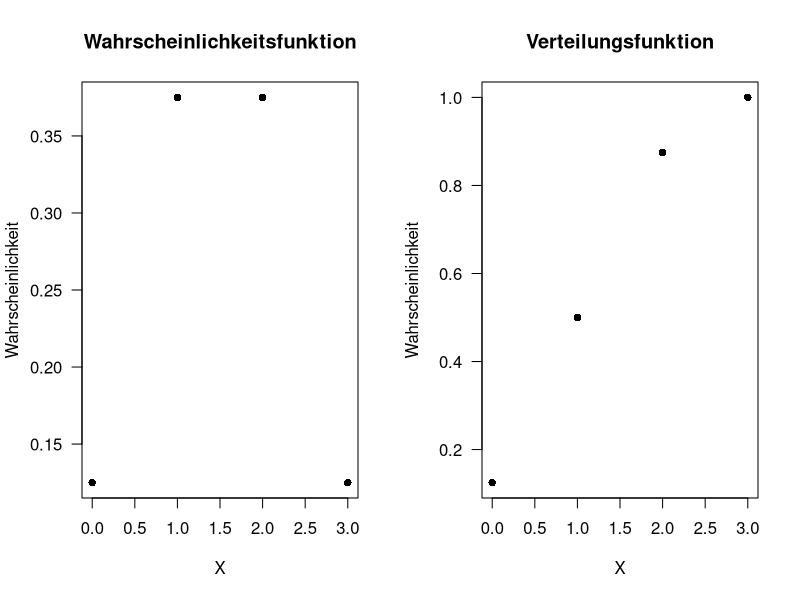
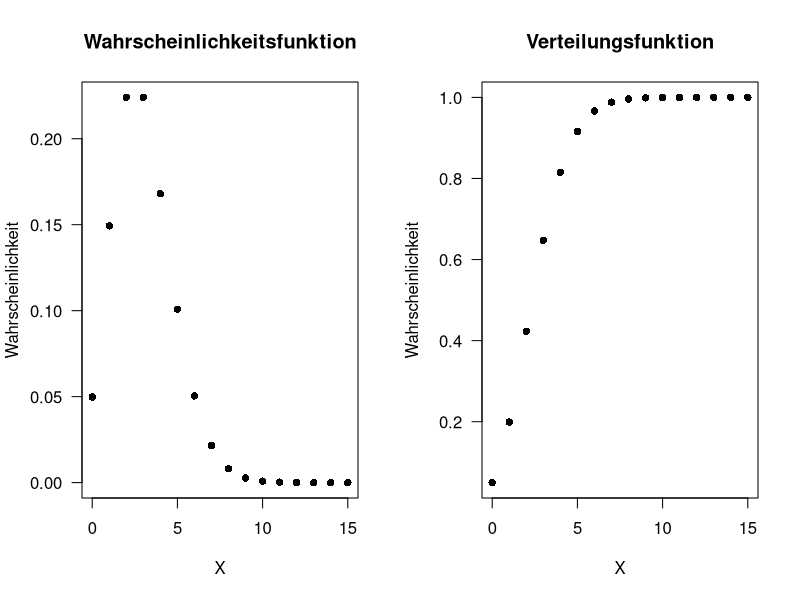
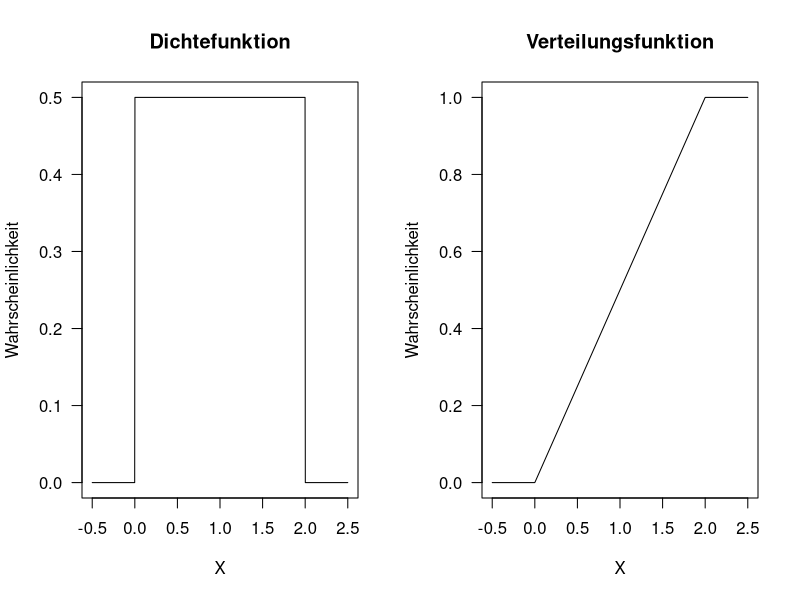
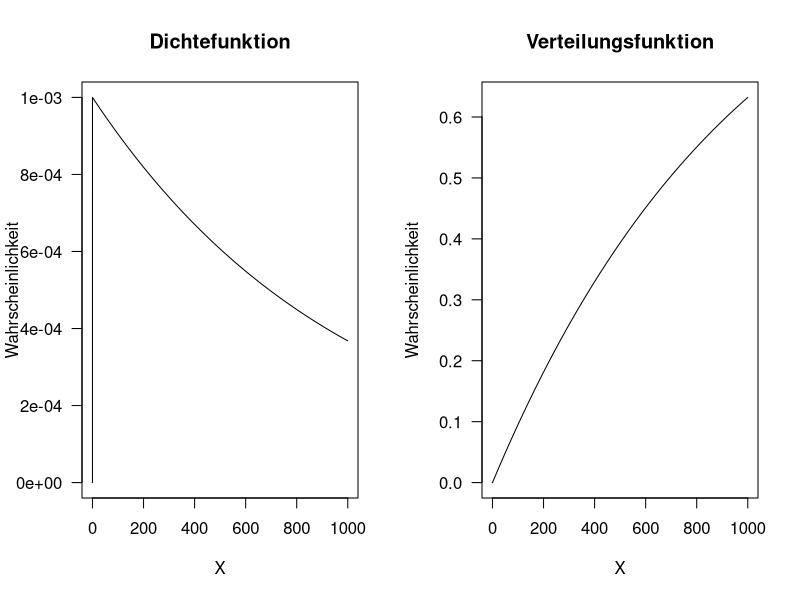
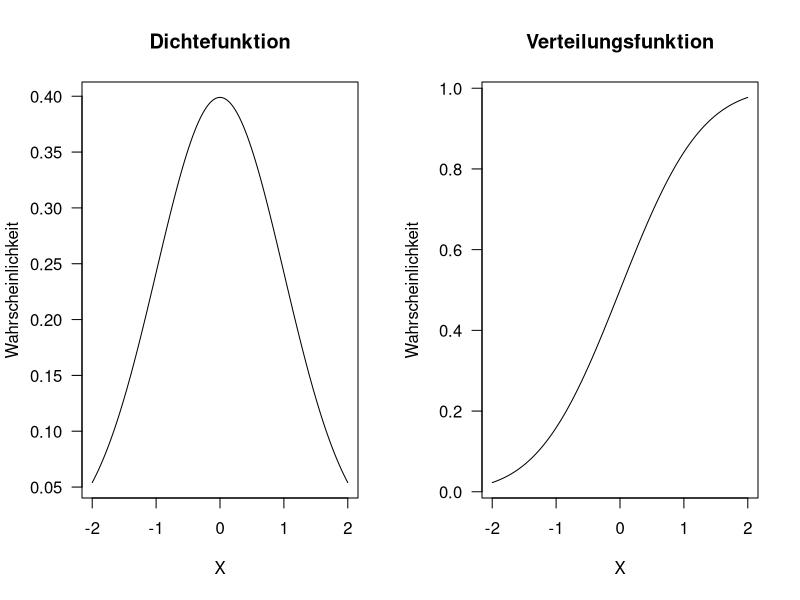

R code for these plots, in order:
#### VL05 Grundlagen III ####
#############################

set.seed(30041777) # Geburtsdatum Gauss

## Binomialverteilung
dbinom(x=0:3,size=3,prob=0.5)
pbinom(q=0:3,size=3,prob=0.5)
qbinom(p=0.5,size=3,prob=0.5)
rbinom(n=3,size=3,prob=0.5)

par(mfrow=c(1,2))
vals <- 0:3
plot(vals,dbinom(vals,3,0.5),main="Wahrscheinlichkeitsfunktion",xlab="X",ylab="Wahrscheinlichkeit",
     las=1,pch=16)
plot(vals,pbinom(vals,3,0.5),main="Verteilungsfunktion",xlab="X",ylab="Wahrscheinlichkeit",
     las=1,pch=16)

## Poissonverteilung
dpois(x=0:5,lambda= 3)
ppois(q=0:5,lambda= 3)
qpois(p=0.1991483,lambda=3)
rpois(n=1,lambda= 3)

vals <- 0:15
plot(vals,dpois(vals,3),main="Wahrscheinlichkeitsfunktion",xlab="X",ylab="Wahrscheinlichkeit",
     las=1,pch=16)
plot(vals,ppois(vals,3),main="Verteilungsfunktion",xlab="X",ylab="Wahrscheinlichkeit",
     las=1,pch=16)

## Gleichverteilung
dunif(x = 1, min= 0, max= 2)
punif(q = 1.5, min= 0, max= 2)
qunif(p = 0.75, min= 0, max= 2)
runif(n = 3, min= 0, max= 2)

vals <- seq(-0.5,2.5,length.out=1000)
plot(vals,dunif(vals,0,2),main="Dichtefunktion",xlab="X",ylab="Wahrscheinlichkeit",
     las=1,type="l")
plot(vals,punif(vals,0,2),main="Verteilungsfunktion",xlab="X",ylab="Wahrscheinlichkeit",
     las=1,type="l")

## Exponentialverteilung
dexp(x=100,rate=0.006)
pexp(q=200,rate=0.006)
qexp(p=0.6988058, rate = 0.006)
rexp(n=3, rate= 0.006)

vals <- seq(-1,1000,by=0.1)
Rate <- 1e-3
plot(vals,dexp(vals,Rate),main="Dichtefunktion",xlab="X",ylab="Wahrscheinlichkeit",
     las=1,type="l")
plot(vals,pexp(vals,Rate),main="Verteilungsfunktion",xlab="X",ylab="Wahrscheinlichkeit",
     las=1,type="l")

## Gaußsche Normalverteilung
dnorm(x=190,mean=183,sd=14)
pnorm(q=190,mean=183,sd=14)
qnorm(p=0.6914625,mean=183,sd=14)
rnorm(n=3,mean=183,sd=14)

vals <- seq(-2,2,length.out=1000)
mu <- 0
sigma <- 1
plot(vals,dnorm(vals,mu,sigma),main="Dichtefunktion",xlab="X",ylab="Wahrscheinlichkeit",
     las=1,type="l")
plot(vals,pnorm(vals,mu,sigma),main="Verteilungsfunktion",xlab="X",ylab="Wahrscheinlichkeit",
     las=1,type="l")
